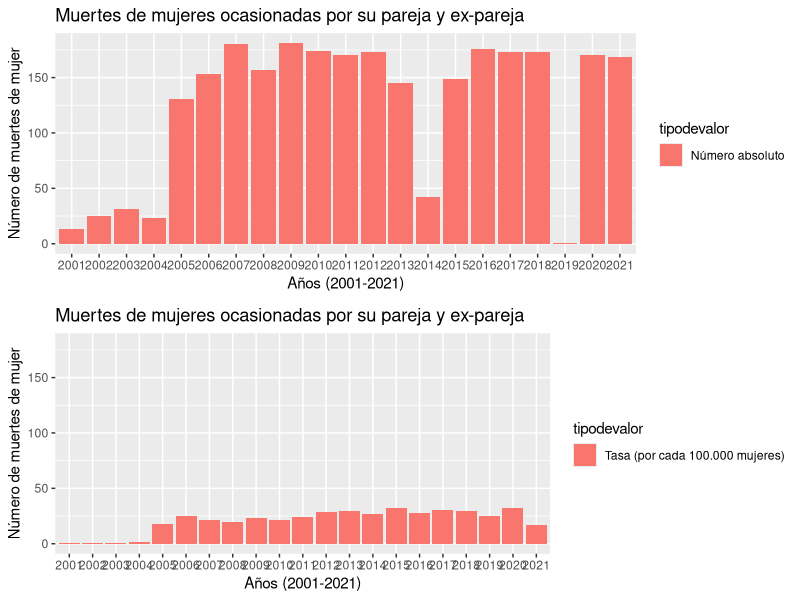
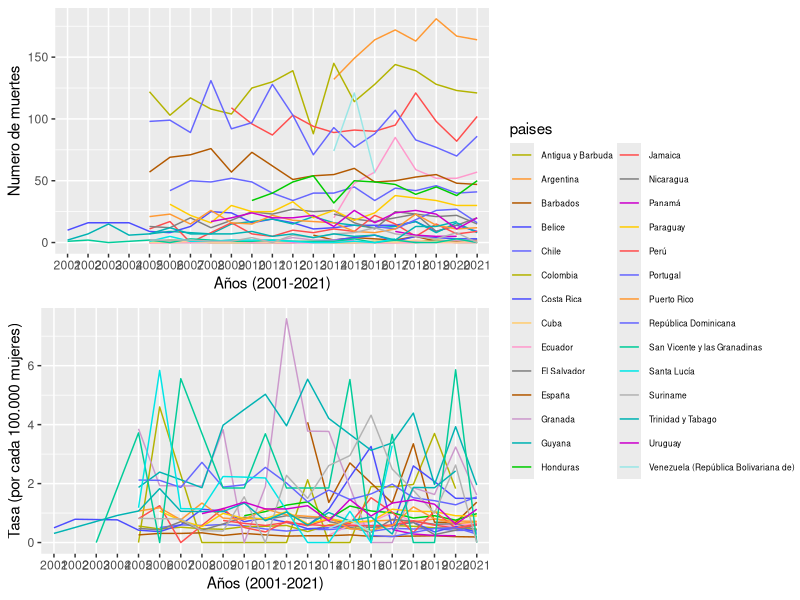

Write the R code that produced these figures, in order.
## ---- chunk 1
library(readxl)
library(tidyverse)
library(tidyr)
library(cowplot)
## ---- chunk 2
getwd()
## ---- chunk 3
data <- read_excel("BaseDeDatosOriginal.xlsx")
## ---- chunk 4
head(data)
## ---- chunk 5
data<- data %>% rename(valor = value) %>% rename(tipodevalor = Tipodevalor) %>% rename(paises = País__ESTANDAR) %>% rename(anio = Años__ESTANDAR)

## ---- chunk 6
head(data)
## ---- chunk 7
data <- data %>% select(paises, anio, valor, tipodevalor) %>% arrange(anio)
## ---- chunk 8
head(data, 10)
## ---- chunk 9
data<- na.omit(data)
## ---- chunk 10
head(data, 10)
## ---- chunk 11
head(data$valor, 10)
## ---- chunk 12
data$valor<- round(data$valor, 2)
## ---- chunk 13
head(data$valor, 10)
## ---- chunk 14
grafico1 <- data %>% filter(tipodevalor == "Número absoluto") %>%
ggplot(aes(x = anio, y = valor, fill = tipodevalor)) +
  geom_bar(stat = "identity") +
  xlab("Años (2001-2021)") +
  ylab("Número de muertes de mujer") +
  ggtitle("Muertes de mujeres ocasionadas por su pareja y ex-pareja") +
  scale_y_continuous(limits=c(0, max(data$valor)))
## ---- chunk 15
grafico2 <- data %>% filter(tipodevalor == "Tasa (por cada 100.000 mujeres)") %>%
  ggplot(aes(x = anio, y = valor, fill = tipodevalor))  +
  geom_bar(stat = "identity") +
  xlab("Años (2001-2021)") +
  ylab("Número de muertes de mujer") + 
  ggtitle("Muertes de mujeres ocasionadas por su pareja y ex-pareja") +
  scale_y_continuous(limits=c(0, max(data$valor)))
## ---- chunk 16
gridExtra::grid.arrange(grafico1, grafico2, newpage = TRUE, nrow= 2)
## ---- chunk 17
colors_vec <- c("#4d4dff", "#00b3b3", "#00cc99", "#b3b300", "#b35900", "#cc99cc", "#ff4d4d", "#808080", "#ff9933", "#6666ff", "#00e6e6", "#b3b3b3", "#ff66ff", "#ffcc99", "#99ff99", "#ff6666", "#b3b300", "#00b3b3", "#ff99cc", "#6666ff", "#ffcc00", "#cc00cc", "#ff4d4d", "#00cc00", "#b35900", "#4d4dff", "#808080", "#FF9933", "#99E6E6", "#FF99CC", "#6666FF", "#FFCC70", "#CC00CC")
names(colors_vec) <- c("Costa Rica", "Trinidad y Tabago", "San Vicente y las Granadinas", "Colombia", "España", "Granada", "Jamaica", "Nicaragua", "Puerto Rico", "República Dominicana", "Santa Lucía", "Suriname", "Dominica", "Saint Kitts y Nevis", "Islas Vírgenes Británicas", "Anguila", "Antigua y Barbuda", "Guyana", "Montserrat", "Chile", "Paraguay", "Uruguay", "Perú", "Honduras", "Barbados", "Belice", "El Salvador", "Argentina", "Venezuela (República Bolivariana de)", "Ecuador", "Portugal", "Cuba", "Panamá")
## ---- chunk 18
line_absoluto = data %>%
  filter(tipodevalor == 'Número absoluto') %>%
  ggplot(aes(x = anio, y = valor, color = paises)) +
  geom_line(aes(group = paises)) +
  scale_color_manual(values = colors_vec) +
  labs(title = "Tendencia en numero de muertes de mujeres ocasionadas por parejas y  ex-parejas",
       x = "Años (2001-2021)",
       y = "Numero de muertes") 
## ---- chunk 19
line_tasa = data %>%
  filter(tipodevalor == 'Tasa (por cada 100.000 mujeres)') %>%
  ggplot(aes(x = anio, y = valor, color = paises)) +
  geom_line(aes(group = paises)) +
  scale_color_manual(values = colors_vec) +
  labs(title = "Tendencia en la tasa de muertes de mujeres ocasionadas por parejas y  ex-parejas",
       x = "Años (2001-2021)",
       y = "Tasa (por cada 100.000 mujeres)") 
## ---- chunk 20
legend = get_legend(line_tasa + theme(legend.text = element_text(size = 6)))
gridExtra::grid.arrange(line_absoluto + theme(legend.position = 'none', plot.title = element_blank()), line_tasa + theme(legend.position = 'none', plot.title = element_blank()), left = NULL, right = legend, newpage = TRUE, top = NULL, bottom = NULL)
